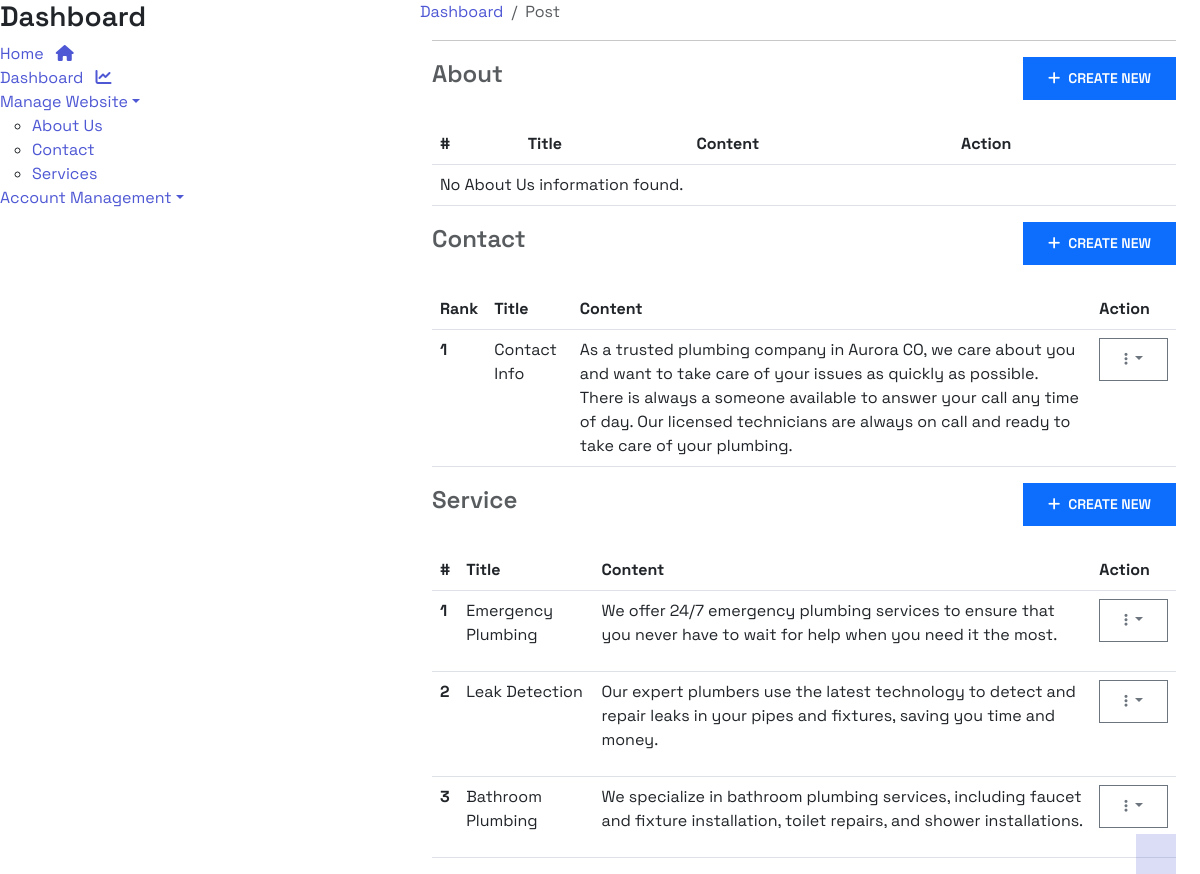
The app's page /menu-list/ (signed in), older data.
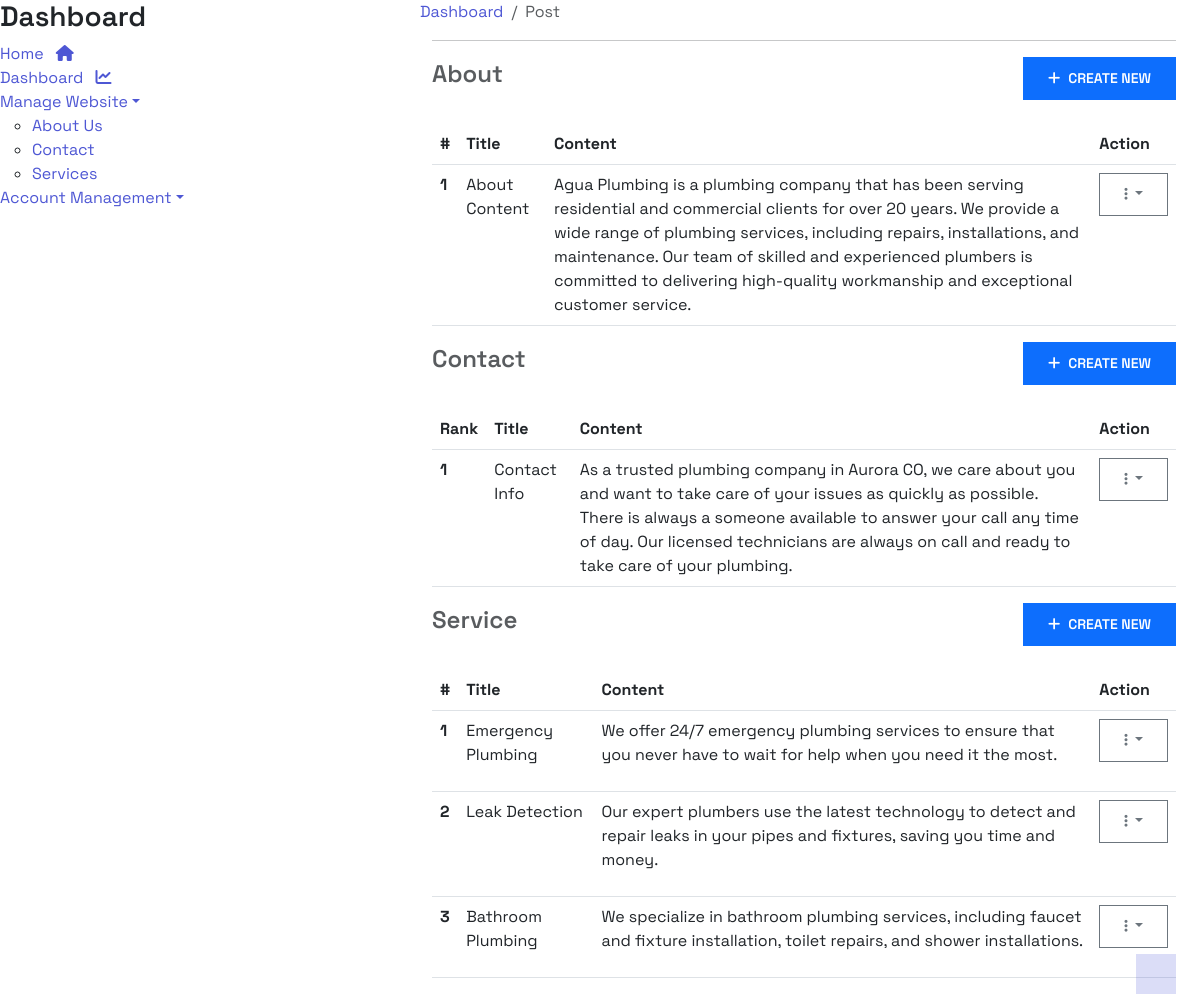
The same page, newer data.
### base/models.py (models this page shows, shortened)
class Contact(models.Model):
    title = models.CharField(max_length=100)
    address = models.CharField(max_length=255)
    email = models.CharField(max_length=255)
    phone_number = models.CharField(max_length=50)
    business_hours = models.TextField()
    service_area = models.CharField(max_length=150, default='Denver Metropolitan Area')
    content = models.TextField(blank=True, null=True)
    author = models.ForeignKey(User, on_delete=models.CASCADE)
    created_at = models.DateTimeField(auto_now_add= True)
    updated_at = models.DateTimeField(auto_now=True)
    slug = models.SlugField(unique=True)

class Service(models.Model):
    title = models.CharField(max_length=100)
    content = RichTextUploadingField(blank=True, null=True)
    author = models.ForeignKey(User, on_delete= models.CASCADE)
    card_number = models.IntegerField(validators=[MaxValueValidator(3)], default=0)
    created_at = models.DateTimeField(auto_now_add= True)
    updated_at = models.DateTimeField(auto_now=True)
    slug = models.SlugField(unique=True)

class About(models.Model):
    title = models.CharField(max_length=100)
    content = models.TextField(blank=True, null=True)
    author = models.ForeignKey(User, on_delete= models.CASCADE)
    created_at = models.DateTimeField(auto_now_add= True)
    updated_at = models.DateTimeField(auto_now=True)
    slug = models.SlugField(unique=True)

### base/views.py (the view)
# urls.py: path('menu-list/', MenuListView.as_view(), name='menu-list'),
class MenuListView(LoginRequiredMixin, TemplateView):
    template_name = 'menu/menu-list.html'
    def get_context_data(self, **kwargs):
        context = super().get_context_data(**kwargs)
        context['menulist'] = Menu.objects.all()
        context['aboutus'] = About.objects.all()
        context['services'] = Service.objects.all()
        context['contacts'] = Contact.objects.all()
        return context

### base/templates/menu/menu-list.html (shortened to what the changed rows need)
{% extends "base.html" %}
{% block content %}
<div class="row">
    <div class="col-md-8">
        <div class="container">
        <div class="container">
            <section class="about">
                <div class="d-flex justify-content-between align-items-center mb-4">
                    <h1 class="fs-4 text-muted">About</h1>
                </div>
                <div class="table-responsive">
                    <table class="table table-hover">
                        <thead>
                            <tr>
                                <th scope="col">#</th>
                                <th scope="col">Title</th>
                                <th scope="col">Content</th>
                                <th scope="col">Action</th>
                            </tr>
                        </thead>
                        <tbody>
                            {% for about in aboutus %}
                            <tr>
                                <th scope="row">{{ forloop.counter }}</th>
                                <td>{{ about.title }}</td>
                                <td>{{ about.content }}</td>
                                <td>
                                    <div class="dropdown">
                                        <button class="btn btn-outline-secondary dropdown-toggle" type="button"
                                            id="dropdownMenuButton{{ forloop.counter }}" data-bs-toggle="dropdown"
                                            aria-haspopup="true" aria-expanded="false">
                                            <i class="fas fa-ellipsis-v"></i>
                                        </button>
                                    </div>
                                </td>
                            </tr>
                            {% empty %}
                            <tr>
                                <td colspan="4">No About Us information found.</td>
                            </tr>
                            {% endfor %}
                        </tbody>
                    </table>
                </div>
            </section>
            <section class="contact">
                <div class="d-flex justify-content-between align-items-center mb-4">
                    <h1 class="fs-4 text-muted">Contact</h1>
                </div>
                <div class="table-responsive">
                    <table class="table table-hover">
                        <thead>
                            <tr>
                                <th scope="col">Rank</th>
                                <th scope="col">Title</th>
                                <th scope="col">Content</th>
                                <th scope="col">Action</th>
                            </tr>
                        </thead>
                        <tbody>
                            {% for contact in contacts %}
                            <tr>
                                <th scope="row">{{ forloop.counter }}</th>
                                <td>{{ contact.title }}</td>
                                <td>{{ contact.content }}</td>
                                <td>
                                    <div class="dropdown">
                                        <button class="btn btn-outline-secondary dropdown-toggle" type="button"
                                            id="dropdownMenuButton{{ forloop.counter }}" data-bs-toggle="dropdown"
                                            aria-haspopup="true" aria-expanded="false">
                                            <i class="fas fa-ellipsis-v"></i>
                                        </button>
                                    </div>
                                </td>
                            </tr>
                            {% empty %}
                            <tr>
                                <td colspan="4">No Contact information found.</td>
                            </tr>
                            {% endfor %}
                        </tbody>
                    </table>
                </div>
            </section>
            <section class="service">
                <div class="d-flex justify-content-between align-items-center mb-4">
                    <h1 class="fs-4 text-muted">Service</h1>
                </div>
                <div class="table-responsive">
                    <table class="table table-hover">
                        <thead>
                            <tr>
                                <th scope="col">#</th>
                                <th scope="col">Title</th>
                                <th scope="col">Content</th>
                                <th scope="col">Action</th>
                            </tr>
                        </thead>
                        <tbody>
                            {% for service in services %}
                            <tr>
                                <th scope="row">{{ forloop.counter }}</th>
                                <td>{{ service.title }}</td>
                                <td>{{ service.content|safe }}</td>
                                <td>
                                    <div class="dropdown">
                                        <button class="btn btn-outline-secondary dropdown-toggle" type="button"
                                            id="dropdownMenuButton{{ forloop.counter }}" data-bs-toggle="dropdown"
                                            aria-haspopup="true" aria-expanded="false">
                                            <i class="fas fa-ellipsis-v"></i>
                                        </button>
                                    </div>
                                </td>
                            </tr>
                            {% empty %}
                            <tr>
                                <td colspan="4">No Service information found.</td>
                            </tr>
                            {% endfor %}
                        </tbody>
                    </table>
                </div>
            </section>
        </div>
    </div>
</div>
{% endblock content %}

Row changes from the older to the newer data that the page shows:
added About: title "About Content", content "Agua Plumbing is a plumbing company that has been serving residential and commercial clients for over 20 years. We provide a wide range of plumbing services, including repairs, installations, and maintenance. Our team of skilled and experienced plumbers is committed to delivering high-quality workmanship and exceptional customer service."
Text that changed along with them:
text no longer shown: "No About Us information found."
